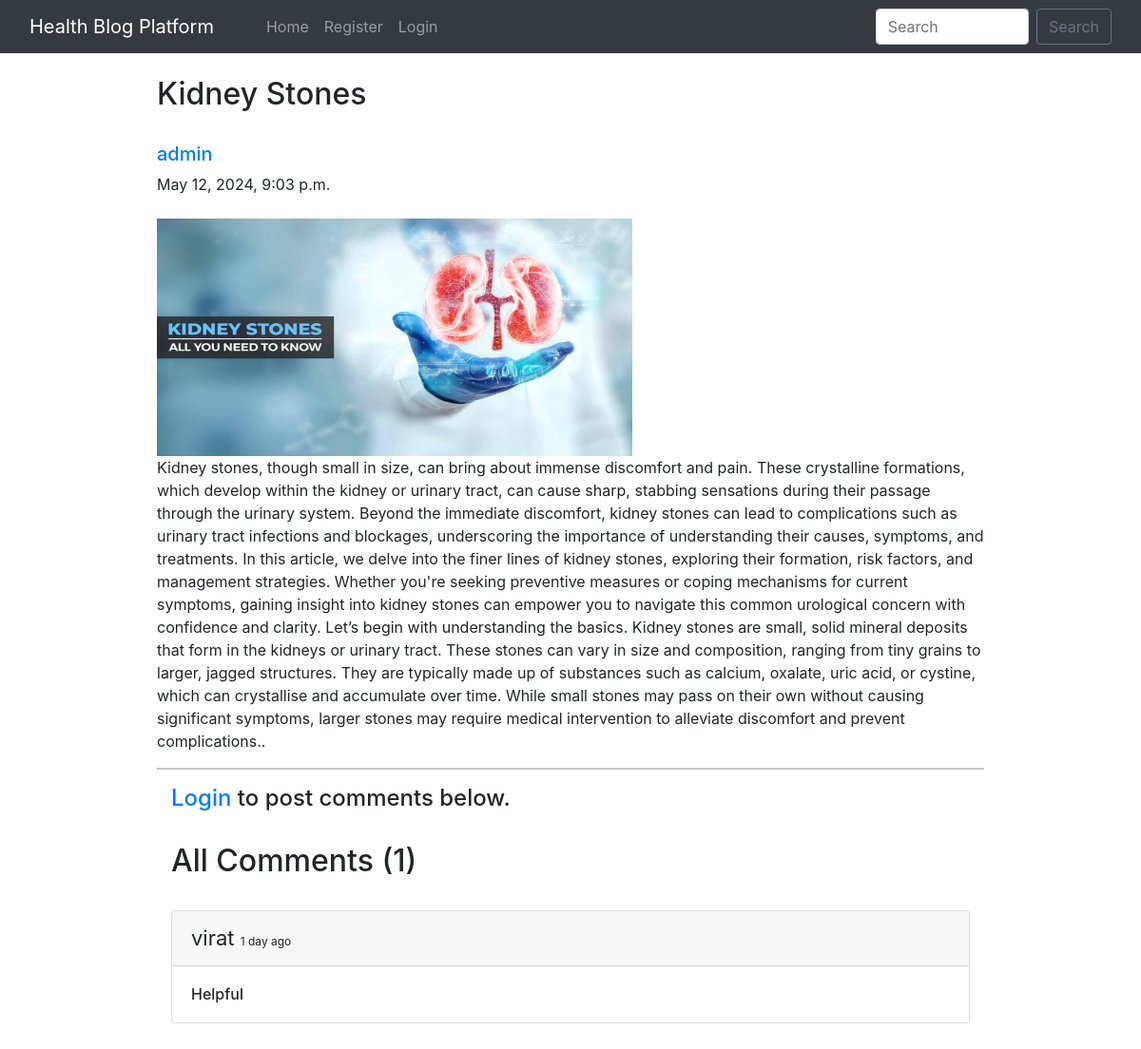
The page /blog/KidneyStones/ on the database its author committed.
### home/models.py (models this page shows, shortened)
class BlogPost(models.Model):
    title=models.CharField(max_length=255)
    author= models.ForeignKey(User, on_delete=models.CASCADE)
    slug=models.CharField(max_length=130)
    content=models.TextField()
    image = models.ImageField(upload_to="profile_pics", blank=True, null=True)
    dateTime=models.DateTimeField(auto_now_add=True)

class Comment(models.Model):
    user = models.ForeignKey(User, on_delete=models.CASCADE)
    content = models.TextField()
    blog = models.ForeignKey(BlogPost, on_delete=models.CASCADE)
    parent_comment = models.ForeignKey('self', on_delete=models.CASCADE, null=True, blank=True)
    dateTime=models.DateTimeField(default=now)

### home/views.py (the view)
# urls.py: path("blog/<str:slug>/", views.blogs_comments, name="blogs_comments"),
def blogs_comments(request, slug):
    post = BlogPost.objects.filter(slug=slug).first()
    comments = Comment.objects.filter(blog=post)
    if request.method=="POST":
        user = request.user
        content = request.POST.get('content','')
        blog_id =request.POST.get('blog_id','')
        comment = Comment(user = user, content = content, blog=post)
        comment.save()
    return render(request, "blog_comments.html", {'post':post, 'comments':comments})

### home/templates/blog_comments.html (shortened to what this page needs)
{% extends 'base.html' %} {% block title %} Blogs {% endblock %}  {% block body %} {% load humanize %}
<div class="container w-75 my-4">
  <h2 class="blog-post-title">{{post.title}}</h2>
  <br />
  <div class="media">
    <div class="media-body">
      <h5 class="mt-0">
        <a href="/user_profile/{{post.author.id}}/"
          >{{post.author}}
        </a>
      </h5>
      {{post.dateTime}}
    </div>
  </div>
  <br />
  <img src="/media/{{post.image}}" alt="" height="250px" width="500px" />
  <br />
  <p>{{post.content}}.</p>
  <hr />
  {% if user.is_authenticated %}
  <div class="container">
    <h2>Add Comments Here</h2>
    <form action="/blog/{{post.slug}}/" method="POST">
      {% csrf_token %}
      <div class="form-floating">
        <textarea
          class="form-control"
          placeholder="Leave a comment here"
          id="floatingTextarea2"
          style="height: 100px"
          id="content"
          name="content"
        ></textarea>
        <label for="floatingTextarea2">Leave a comment here.</label>
        <br />
        <button type="submit" class="btn btn-primary">Comment</button>
      </div>
    </form>
    {% else %}
    <div class="container">
      <h4><a href="/login/">Login</a> to post comments below.</h4>
      {% endif %}
      <br />
      <h2>All Comments ({{comments.count}})</h2>
      <br />
      {% for comment in comments %}
      <div class="card">
        <div class="card-header">
          <span style="font-size: 22px">{{comment.user}} </span>
          <span style="font-size: 12px"
            >{{comment.dateTime | naturaltime}}</span
          >
        </div>
        <div class="card-body">
          <h6 class="card-text">{{comment.content}}</h6>
        </div>
      </div>
      <br />
      {% endfor %}
    </div>
  </div>
  {% endblock %}

### rows shown on the page
BlogPost: title "Kidney Stones", author "admin", dateTime "May 12, 2024, 9:03 p.m.", image (picture), content "Kidney stones, though small in size, can bring about immense discomfort and pain. These crystalline formations, which develop within the kidney or urinary tract, can cause sharp, stabbing sensations during their passage through the urinary system. Beyond the immediate discomfort, kidney stones can lead to complications such as urinary tract infections and blockages, underscoring the importance of understanding their causes, symptoms, and treatments. In this article, we delve into the finer lines of kidney stones, exploring their formation, risk factors, and management strategies. Whether you're seeking preventive measures or coping mechanisms for current symptoms, gaining insight into…"
Comment: user "virat", dateTime "1 day ago", content "Helpful"

### other values the page prints
{{ comments.count }} "1"
